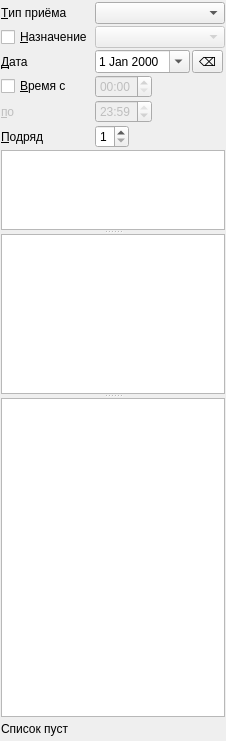
<?xml version="1.0" encoding="UTF-8"?>
<ui version="4.0">
 <class>Form</class>
 <widget class="QWidget" name="Form">
  <property name="geometry">
   <rect>
    <x>0</x>
    <y>0</y>
    <width>221</width>
    <height>741</height>
   </rect>
  </property>
  <property name="windowTitle">
   <string>Form</string>
  </property>
  <layout class="QGridLayout" name="gridLayout">
   <property name="leftMargin">
    <number>1</number>
   </property>
   <property name="topMargin">
    <number>2</number>
   </property>
   <property name="rightMargin">
    <number>1</number>
   </property>
   <property name="bottomMargin">
    <number>2</number>
   </property>
   <property name="spacing">
    <number>2</number>
   </property>
   <item row="9" column="3">
    <widget class="QLabel" name="lblReservedOrder">
     <property name="font">
      <font>
       <weight>75</weight>
       <bold>true</bold>
      </font>
     </property>
     <property name="styleSheet">
      <string notr="true">color: rgb(255, 0, 0);</string>
     </property>
     <property name="text">
      <string/>
     </property>
    </widget>
   </item>
   <item row="4" column="1">
    <widget class="QTimeEdit" name="edtBegTime">
     <property name="enabled">
      <bool>false</bool>
     </property>
     <property name="sizePolicy">
      <sizepolicy hsizetype="Maximum" vsizetype="Fixed">
       <horstretch>0</horstretch>
       <verstretch>0</verstretch>
      </sizepolicy>
     </property>
     <property name="buttonSymbols">
      <enum>QAbstractSpinBox::UpDownArrows</enum>
     </property>
     <property name="time">
      <time>
       <hour>0</hour>
       <minute>0</minute>
       <second>0</second>
      </time>
     </property>
     <property name="displayFormat">
      <string>HH:mm</string>
     </property>
     <property name="calendarPopup">
      <bool>false</bool>
     </property>
    </widget>
   </item>
   <item row="8" column="0" colspan="5">
    <widget class="QWidget" name="grpBox" native="true">
     <layout class="QVBoxLayout" name="verticalLayout">
      <property name="spacing">
       <number>0</number>
      </property>
      <property name="margin">
       <number>0</number>
      </property>
      <item>
       <widget class="QSplitter" name="splitter">
        <property name="lineWidth">
         <number>1</number>
        </property>
        <property name="midLineWidth">
         <number>0</number>
        </property>
        <property name="orientation">
         <enum>Qt::Vertical</enum>
        </property>
        <property name="opaqueResize">
         <bool>true</bool>
        </property>
        <property name="childrenCollapsible">
         <bool>false</bool>
        </property>
        <widget class="CTreeView" name="treeOrgStructure">
         <property name="sizePolicy">
          <sizepolicy hsizetype="Expanding" vsizetype="Expanding">
           <horstretch>0</horstretch>
           <verstretch>1</verstretch>
          </sizepolicy>
         </property>
        </widget>
        <widget class="CTreeView" name="treeOrgPersonnel">
         <property name="sizePolicy">
          <sizepolicy hsizetype="Expanding" vsizetype="Expanding">
           <horstretch>0</horstretch>
           <verstretch>2</verstretch>
          </sizepolicy>
         </property>
        </widget>
        <widget class="CFreeQueueTableView" name="tblAmbQueue">
         <property name="sizePolicy">
          <sizepolicy hsizetype="Expanding" vsizetype="Expanding">
           <horstretch>0</horstretch>
           <verstretch>4</verstretch>
          </sizepolicy>
         </property>
        </widget>
       </widget>
      </item>
     </layout>
    </widget>
   </item>
   <item row="2" column="4">
    <spacer name="horizontalSpacer">
     <property name="orientation">
      <enum>Qt::Horizontal</enum>
     </property>
     <property name="sizeHint" stdset="0">
      <size>
       <width>40</width>
       <height>20</height>
      </size>
     </property>
    </spacer>
   </item>
   <item row="9" column="0" colspan="3">
    <widget class="QLabel" name="lblQueueItemsCount">
     <property name="sizePolicy">
      <sizepolicy hsizetype="Preferred" vsizetype="Fixed">
       <horstretch>0</horstretch>
       <verstretch>0</verstretch>
      </sizepolicy>
     </property>
     <property name="text">
      <string>Список пуст</string>
     </property>
     <property name="scaledContents">
      <bool>false</bool>
     </property>
    </widget>
   </item>
   <item row="2" column="0">
    <widget class="QLabel" name="lblBegDate">
     <property name="sizePolicy">
      <sizepolicy hsizetype="Maximum" vsizetype="Preferred">
       <horstretch>0</horstretch>
       <verstretch>0</verstretch>
      </sizepolicy>
     </property>
     <property name="text">
      <string>&amp;Дата</string>
     </property>
     <property name="buddy">
      <cstring>edtBegDate</cstring>
     </property>
    </widget>
   </item>
   <item row="2" column="1" colspan="2">
    <widget class="CDateEdit" name="edtBegDate">
     <property name="sizePolicy">
      <sizepolicy hsizetype="Preferred" vsizetype="Fixed">
       <horstretch>0</horstretch>
       <verstretch>0</verstretch>
      </sizepolicy>
     </property>
     <property name="calendarPopup">
      <bool>true</bool>
     </property>
    </widget>
   </item>
   <item row="4" column="0">
    <widget class="QCheckBox" name="chkEnableTime">
     <property name="sizePolicy">
      <sizepolicy hsizetype="Maximum" vsizetype="Fixed">
       <horstretch>0</horstretch>
       <verstretch>0</verstretch>
      </sizepolicy>
     </property>
     <property name="text">
      <string>&amp;Время с</string>
     </property>
    </widget>
   </item>
   <item row="9" column="4">
    <spacer name="horizontalSpacer_3">
     <property name="orientation">
      <enum>Qt::Horizontal</enum>
     </property>
     <property name="sizeHint" stdset="0">
      <size>
       <width>40</width>
       <height>20</height>
      </size>
     </property>
    </spacer>
   </item>
   <item row="7" column="0">
    <widget class="QLabel" name="lblCountTickets">
     <property name="sizePolicy">
      <sizepolicy hsizetype="Maximum" vsizetype="Preferred">
       <horstretch>0</horstretch>
       <verstretch>0</verstretch>
      </sizepolicy>
     </property>
     <property name="text">
      <string>&amp;Подряд</string>
     </property>
     <property name="buddy">
      <cstring>edtCountTickets</cstring>
     </property>
    </widget>
   </item>
   <item row="7" column="1">
    <widget class="QSpinBox" name="edtCountTickets">
     <property name="sizePolicy">
      <sizepolicy hsizetype="Maximum" vsizetype="Fixed">
       <horstretch>0</horstretch>
       <verstretch>0</verstretch>
      </sizepolicy>
     </property>
     <property name="minimum">
      <number>1</number>
     </property>
     <property name="maximum">
      <number>9</number>
     </property>
    </widget>
   </item>
   <item row="2" column="3">
    <widget class="QToolButton" name="btnSetToday">
     <property name="sizePolicy">
      <sizepolicy hsizetype="Minimum" vsizetype="Ignored">
       <horstretch>0</horstretch>
       <verstretch>0</verstretch>
      </sizepolicy>
     </property>
     <property name="toolTip">
      <string>&lt;html&gt;&lt;head/&gt;&lt;body&gt;&lt;p&gt;сегодня&lt;/p&gt;&lt;/body&gt;&lt;/html&gt;</string>
     </property>
     <property name="text">
      <string>⌫</string>
     </property>
     <property name="arrowType">
      <enum>Qt::NoArrow</enum>
     </property>
    </widget>
   </item>
   <item row="5" column="1">
    <widget class="QTimeEdit" name="edtEndTime">
     <property name="enabled">
      <bool>false</bool>
     </property>
     <property name="sizePolicy">
      <sizepolicy hsizetype="Maximum" vsizetype="Fixed">
       <horstretch>0</horstretch>
       <verstretch>0</verstretch>
      </sizepolicy>
     </property>
     <property name="time">
      <time>
       <hour>23</hour>
       <minute>59</minute>
       <second>0</second>
      </time>
     </property>
     <property name="displayFormat">
      <string>HH:mm</string>
     </property>
    </widget>
   </item>
   <item row="5" column="0">
    <widget class="QLabel" name="lblEndTime">
     <property name="enabled">
      <bool>false</bool>
     </property>
     <property name="sizePolicy">
      <sizepolicy hsizetype="Maximum" vsizetype="Preferred">
       <horstretch>0</horstretch>
       <verstretch>0</verstretch>
      </sizepolicy>
     </property>
     <property name="text">
      <string>&amp;по</string>
     </property>
     <property name="buddy">
      <cstring>edtEndTime</cstring>
     </property>
    </widget>
   </item>
   <item row="1" column="0">
    <widget class="QCheckBox" name="chkEnableAppointmentPurpose">
     <property name="sizePolicy">
      <sizepolicy hsizetype="Maximum" vsizetype="Fixed">
       <horstretch>0</horstretch>
       <verstretch>0</verstretch>
      </sizepolicy>
     </property>
     <property name="text">
      <string>&amp;Назначение</string>
     </property>
    </widget>
   </item>
   <item row="0" column="0">
    <widget class="QLabel" name="label">
     <property name="text">
      <string>&amp;Тип приёма</string>
     </property>
     <property name="buddy">
      <cstring>cmbAppointmentType</cstring>
     </property>
    </widget>
   </item>
   <item row="1" column="1" colspan="4">
    <widget class="CRBComboBox" name="cmbAppointmentPurpose">
     <property name="enabled">
      <bool>false</bool>
     </property>
    </widget>
   </item>
   <item row="0" column="1" colspan="4">
    <widget class="CEnumComboBox" name="cmbAppointmentType"/>
   </item>
  </layout>
 </widget>
 <customwidgets>
  <customwidget>
   <class>CFreeQueueTableView</class>
   <extends>QTableView</extends>
   <header>FreeQueueTableView.h</header>
  </customwidget>
  <customwidget>
   <class>CTreeView</class>
   <extends>QTreeView</extends>
   <header location="global">library/TreeView.h</header>
  </customwidget>
  <customwidget>
   <class>CDateEdit</class>
   <extends>QDateEdit</extends>
   <header location="global">library/DateEdit</header>
  </customwidget>
  <customwidget>
   <class>CRBComboBox</class>
   <extends>QComboBox</extends>
   <header location="global">library/crbcombobox.h</header>
  </customwidget>
  <customwidget>
   <class>CEnumComboBox</class>
   <extends>QComboBox</extends>
   <header location="global">library/ROComboBox.h</header>
  </customwidget>
 </customwidgets>
 <tabstops>
  <tabstop>cmbAppointmentType</tabstop>
  <tabstop>chkEnableAppointmentPurpose</tabstop>
  <tabstop>cmbAppointmentPurpose</tabstop>
  <tabstop>edtBegDate</tabstop>
  <tabstop>btnSetToday</tabstop>
  <tabstop>chkEnableTime</tabstop>
  <tabstop>edtBegTime</tabstop>
  <tabstop>edtEndTime</tabstop>
  <tabstop>edtCountTickets</tabstop>
  <tabstop>treeOrgStructure</tabstop>
  <tabstop>treeOrgPersonnel</tabstop>
  <tabstop>tblAmbQueue</tabstop>
 </tabstops>
 <resources/>
 <connections>
  <connection>
   <sender>chkEnableTime</sender>
   <signal>toggled(bool)</signal>
   <receiver>edtBegTime</receiver>
   <slot>setEnabled(bool)</slot>
   <hints>
    <hint type="sourcelabel">
     <x>36</x>
     <y>28</y>
    </hint>
    <hint type="destinationlabel">
     <x>114</x>
     <y>25</y>
    </hint>
   </hints>
  </connection>
  <connection>
   <sender>chkEnableTime</sender>
   <signal>toggled(bool)</signal>
   <receiver>edtEndTime</receiver>
   <slot>setEnabled(bool)</slot>
   <hints>
    <hint type="sourcelabel">
     <x>53</x>
     <y>43</y>
    </hint>
    <hint type="destinationlabel">
     <x>158</x>
     <y>68</y>
    </hint>
   </hints>
  </connection>
  <connection>
   <sender>chkEnableAppointmentPurpose</sender>
   <signal>toggled(bool)</signal>
   <receiver>cmbAppointmentPurpose</receiver>
   <slot>setEnabled(bool)</slot>
   <hints>
    <hint type="sourcelabel">
     <x>57</x>
     <y>91</y>
    </hint>
    <hint type="destinationlabel">
     <x>189</x>
     <y>95</y>
    </hint>
   </hints>
  </connection>
  <connection>
   <sender>chkEnableTime</sender>
   <signal>toggled(bool)</signal>
   <receiver>lblEndTime</receiver>
   <slot>setEnabled(bool)</slot>
   <hints>
    <hint type="sourcelabel">
     <x>5</x>
     <y>38</y>
    </hint>
    <hint type="destinationlabel">
     <x>8</x>
     <y>55</y>
    </hint>
   </hints>
  </connection>
 </connections>
</ui>
